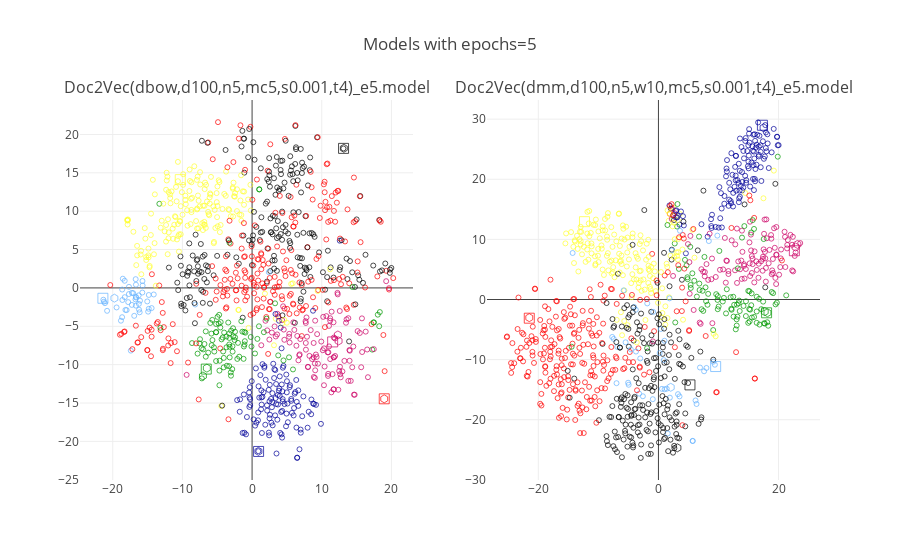

Notebook source saved alongside this figure:
### Code cell
pyoff.iplot(fig2, filename='tsnePlot1_epochs5')

### Figure 1 — Plotly figure (JSON) as saved in the notebook; plotly's stock layout.template omitted (floating-point values rounded to 4 significant figures; data arrays with more than 128 entries replaced by an {"elided": "..."} marker saying what was removed)
{"data": [{"marker": {"color": {"elided": "1008 str values"}, "line": {"color": "black", "width": 1}, "showscale": false, "size": {"elided": "1008 int values"}, "symbol": {"elided": "1008 int values"}}, "mode": "markers", "text": {"elided": "1008 str values"}, "type": "scatter", "x": {"elided": "1008 float values"}, "xaxis": "x1", "y": {"elided": "1008 float values"}, "yaxis": "y1"}, {"marker": {"color": {"elided": "1008 str values"}, "line": {"color": "black", "width": 1}, "showscale": false, "size": {"elided": "1008 int values"}, "symbol": {"elided": "1008 int values"}}, "mode": "markers", "text": {"elided": "1008 str values"}, "type": "scatter", "x": {"elided": "1008 float values"}, "xaxis": "x2", "y": {"elided": "1008 float values"}, "yaxis": "y2"}], "layout": {"annotations": [{"font": {"size": 16}, "showarrow": false, "text": "Doc2Vec(dbow,d100,n5,mc5,s0.001,t4)_e5.model", "x": 0.225, "xanchor": "center", "xref": "paper", "y": 1, "yanchor": "bottom", "yref": "paper"}, {"font": {"size": 16}, "showarrow": false, "text": "Doc2Vec(dmm,d100,n5,w10,mc5,s0.001,t4)_e5.model", "x": 0.775, "xanchor": "center", "xref": "paper", "y": 1, "yanchor": "bottom", "yref": "paper"}], "showlegend": false, "title": "Models with epochs=5", "xaxis1": {"anchor": "y1", "domain": [0, 0.45]}, "xaxis2": {"anchor": "y2", "domain": [0.55, 1]}, "yaxis1": {"anchor": "x1", "domain": [0, 1]}, "yaxis2": {"anchor": "x2", "domain": [0, 1]}}}
